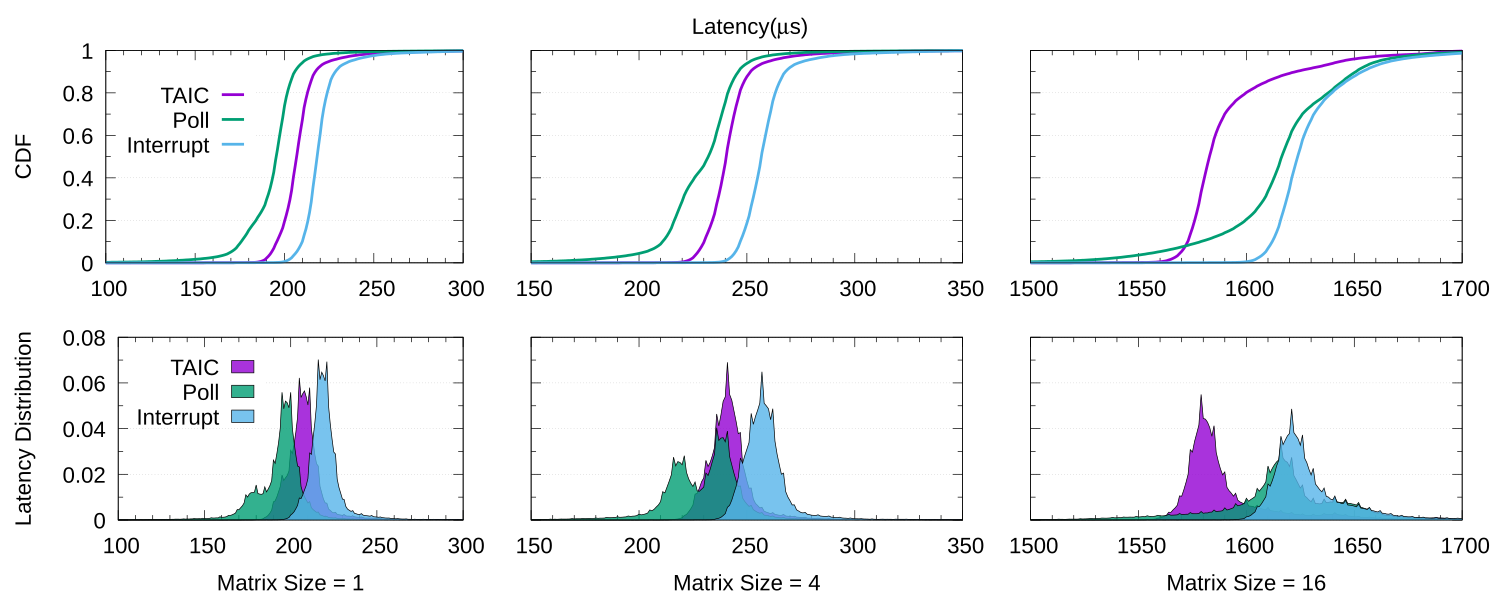

Write the gnuplot code that produced this figure.
set terminal pdfcairo enhanced size 15in,6in font "Arial,24"
set output 'single_tcp_cdf.pdf'
set boxwidth 1
set grid ytics
set xtics 50
set mxtics 5
set ytics 0.2
set mytics 2
set yzeroaxis
set ylabel 'CDF'

set multiplot layout 2, 3 title "Latency({/symbol \155}s)" 
set key samplen 1 Right center bottom at graph 0.2, 0.5
set xrange [100:300]
datafile0 = 'atsintc1/atsintc_delay_freq.dat'
datafile1 = 'poll1/poll_delay_freq.dat'
datafile2 = 'intr1/intr_delay_freq.dat'

plot datafile0 smooth cumulative with lines linewidth 4 t "TAIC",\
    datafile1 smooth cumulative with lines linewidth 4 t "Poll", \
    datafile2 smooth cumulative with lines linewidth 4 t "Interrupt"

#####################################################
unset key
unset ylabel
set format y ""
set xrange [150:350]
datafile0 = 'atsintc4/atsintc_delay_freq.dat'
datafile1 = 'poll4/poll_delay_freq.dat'
datafile2 = 'intr4/intr_delay_freq.dat'

plot datafile0 smooth cumulative with lines linewidth 4 t "",\
    datafile1 smooth cumulative with lines linewidth 4 t "", \
    datafile2 smooth cumulative with lines linewidth 4 t ""

#####################################################
unset key
unset ylabel
set xrange [1500:1700]
datafile0 = 'atsintc16/atsintc_delay_freq.dat'
datafile1 = 'poll16/poll_delay_freq.dat'
datafile2 = 'intr16/intr_delay_freq.dat'

plot datafile0 smooth cumulative with lines linewidth 4 t "",\
    datafile1 smooth cumulative with lines linewidth 4 t "", \
    datafile2 smooth cumulative with lines linewidth 4 t ""

#####################################################
set xrange [100:300]
set ylabel "Latency Distribution"
unset format y
set yrange [0: 0.08]
set ytics 0.02
set mytics 2
set style fill transparent solid 0.8 border -1
set key samplen 1 Right center bottom at graph 0.2, 0.5
set xlabel 'Matrix Size = 1'
datafile0 = 'atsintc1/atsintc_delay_freq.dat'
datafile1 = 'poll1/poll_delay_freq.dat'
datafile2 = 'intr1/intr_delay_freq.dat'

plot datafile0 using 1:2 smooth frequency w filledcurves t "TAIC", \
    datafile1 using 1:2 smooth frequency w filledcurves t "Poll", \
    datafile2 using 1:2 smooth frequency w filledcurves t "Interrupt", \

#####################################################
set xrange [150:350]
unset ylabel
set format y ""
set xlabel 'Matrix Size = 4'
datafile0 = 'atsintc4/atsintc_delay_freq.dat'
datafile1 = 'poll4/poll_delay_freq.dat'
datafile2 = 'intr4/intr_delay_freq.dat'

plot datafile0 using 1:2 smooth frequency w filledcurves t "", \
    datafile1 using 1:2 smooth frequency w filledcurves t "", \
    datafile2 using 1:2 smooth frequency w filledcurves t "", \

#####################################################
set xrange [1500:1700]
set xlabel 'Matrix Size = 16'
datafile0 = 'atsintc16/atsintc_delay_freq.dat'
datafile1 = 'poll16/poll_delay_freq.dat'
datafile2 = 'intr16/intr_delay_freq.dat'

plot datafile0 using 1:2 smooth frequency w filledcurves t "", \
    datafile1 using 1:2 smooth frequency w filledcurves t "", \
    datafile2 using 1:2 smooth frequency w filledcurves t "", \

unset multiplot
